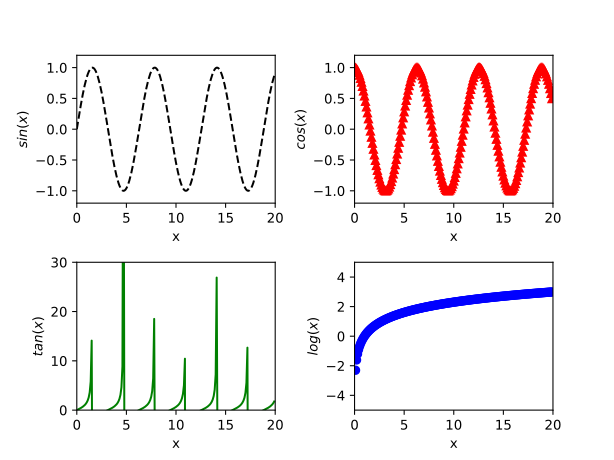

Write the Python code that produced this figure.

import pylab as plt
import numpy as np
import pandas as pd

xvalues = np.arange(0.0, 20.0, 0.1)

df = pd.DataFrame({
    'x': xvalues,
    'sin': np.sin(xvalues),
    'cos': np.cos(xvalues),
    'tan': np.tan(xvalues),
    'log': np.log(xvalues),
})

fig = plt.figure()

ax1 = fig.add_subplot(2, 2, 1)
ax1.plot(df['x'], df['sin'], 'k--')
plt.xlabel('x')
plt.ylabel('$sin(x)$')
plt.axis([0.0, 20.0, -1.2, 1.2])

ax2 = fig.add_subplot(2, 2, 2)
ax2.plot(df['x'], df['cos'], 'r^')
plt.xlabel('x')
plt.ylabel('$cos(x)$')
plt.axis([0.0, 20.0, -1.2, 1.2])

ax3 = fig.add_subplot(2, 2, 3)
ax3.plot(df['x'], df['tan'], 'g-')
plt.xlabel('x')
plt.ylabel('$tan(x)$')
plt.axis([0.0, 20.0, 0.0, 30.0])

ax4 = fig.add_subplot(2, 2, 4)
ax4.plot(df['x'], df['log'], 'bo')
plt.xlabel('x')
plt.ylabel('$log(x)$')
plt.axis([0.0, 20.0, -5, 5.0])

plt.subplots_adjust(wspace=0.4, hspace=0.4)
plt.savefig('multipanel.png')
